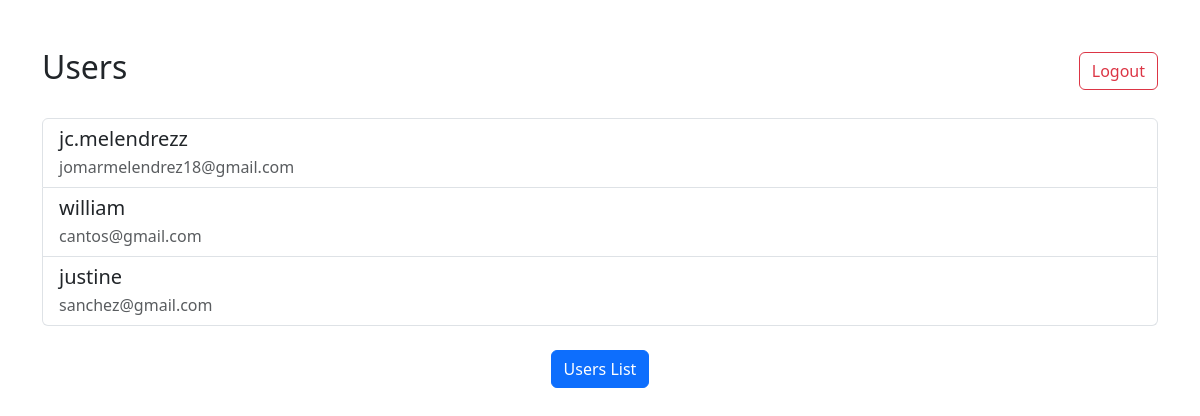
/user_stats/ (signed in), run on an earlier commit of the app's database.
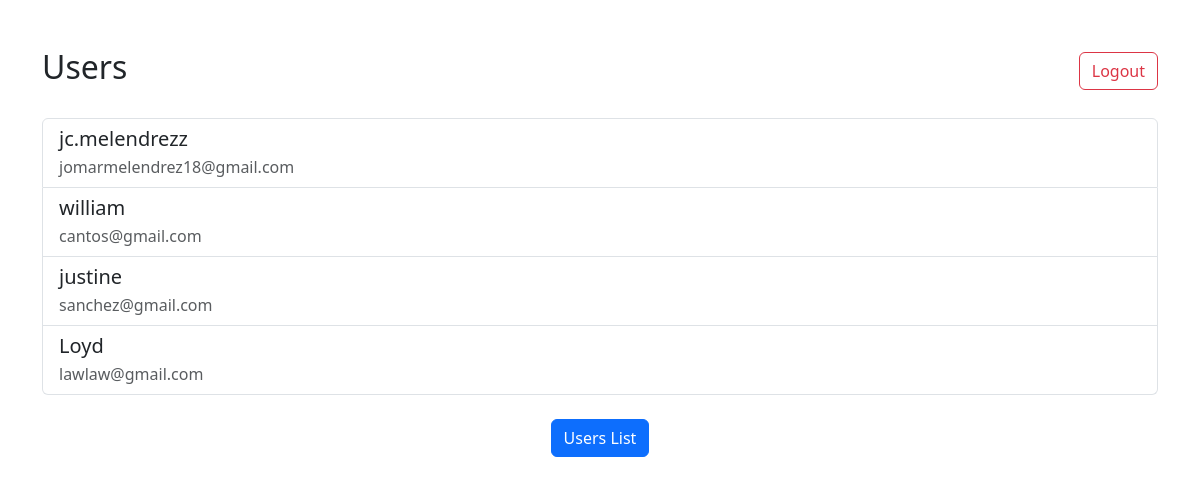
And on a later commit of the database.
### loginpage/models.py (models this page shows, shortened)
class CustomUser(AbstractUser):
    age = models.IntegerField(null=True, blank=True)

### loginpage/views.py (the view)
# urls.py: path('user_stats/', user_stats_view, name="user_stats"),
@login_required
def user_stats_view(request):
    user = get_user_model()
    total_users = CustomUser.objects.count()
    all_users = CustomUser.objects.all()
    return render(request, 'user_stats.html', {'total_users': total_users, 'all_users': all_users})

### loginpage/templates/user_stats.html
{% extends 'base.html' %}
{% block content %}
<div class="container mt-5">
    <div class="d-flex justify-content-between align-items-center mb-4">
        <h2>Users</h2>
        <a href="{% url 'logout' %}" class="btn btn-outline-danger">Logout</a>
    </div>
    {% if all_users %}
        <div class="list-group">
            {% for user in all_users %}
                <div class="list-group-item">
                    <h5 class="mb-1">{{ user.username }}</h5>
                    <p class="mb-0 text-muted">{{ user.email }}</p>
                </div>
            {% endfor %}
        </div>
    {% else %}
        <div class="alert alert-info">
            No users found.
        </div>
    {% endif %}
    <br>
    <div class="text-center">
        <a href="{% url 'users' %}" class="btn btn-primary">Users List</a>
    </div>
</div>
{% endblock %}

### loginpage/templates/base.html (shortened to what this page needs)
<!DOCTYPE html>
<html lang="en">
<head>
    <link href="https://cdn.jsdelivr.net/npm/bootstrap@5.3.6/dist/css/bootstrap.min.css" rel="stylesheet">
</head>
<body>
    {% block content %}
    {% endblock %}
</body>
</html>

What changed in the data, as far as the page shows it:
added CustomUser: username "Loyd", email "lawlaw@gmail.com"
